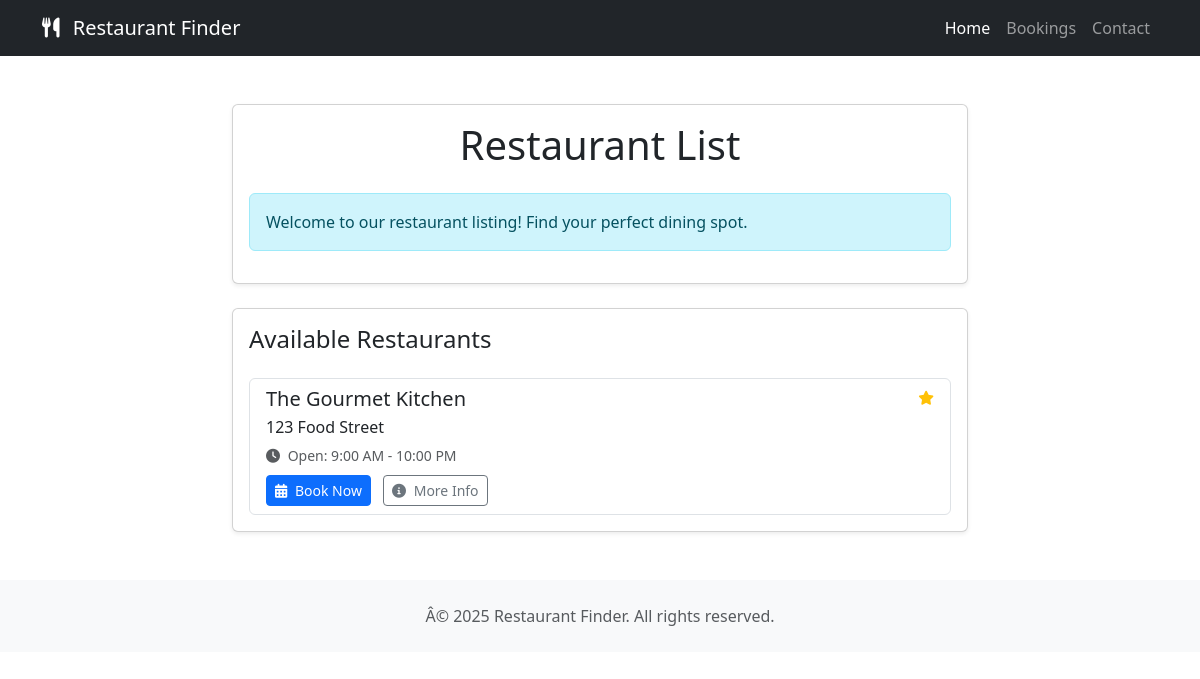
/, run on an earlier commit of the app's database.
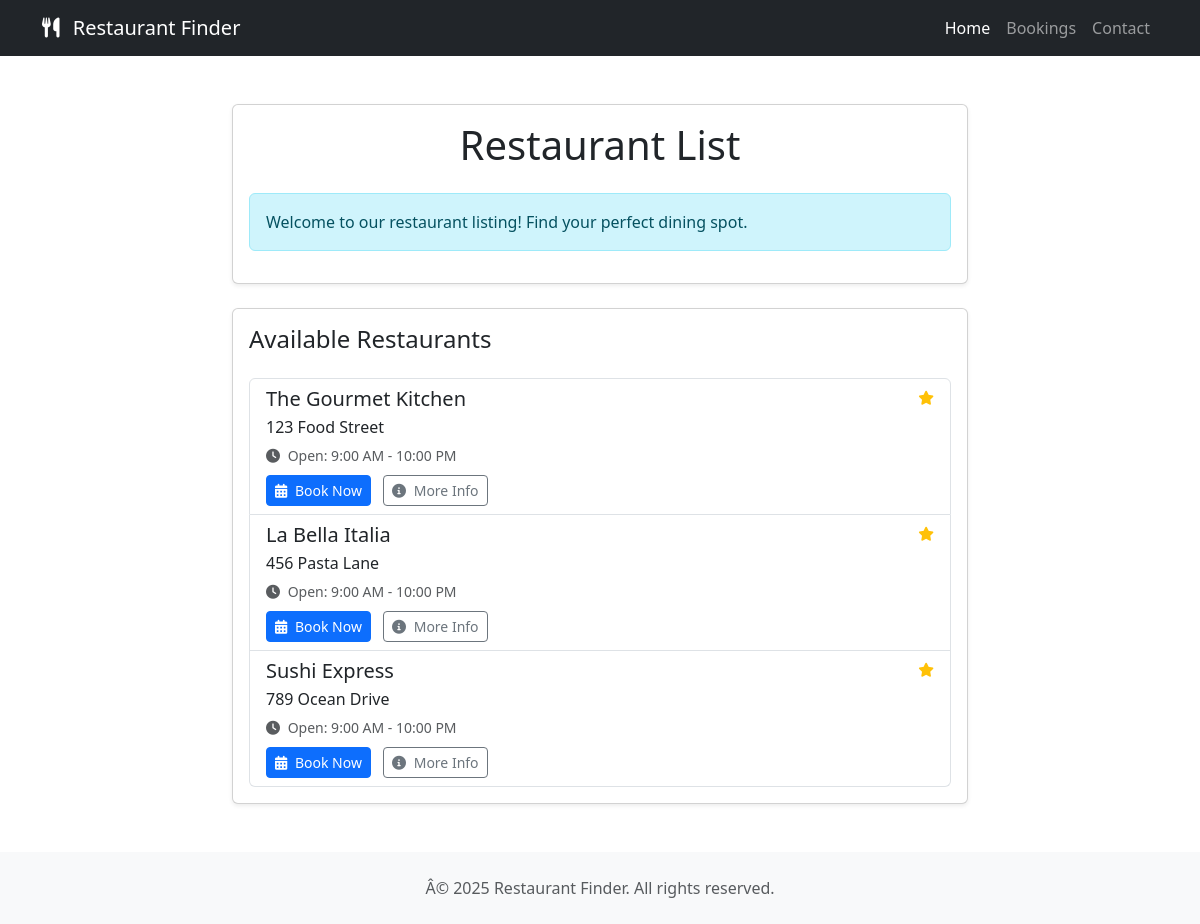
And on a later commit of the database.
### restaurant/models.py (models this page shows, shortened)
class Restaurant(models.Model):
    name = models.CharField(max_length=100)
    address = models.CharField(max_length=200)
    description = models.TextField(blank=True)
    opening_time = models.TimeField(default=datetime.strptime('09:00', '%H:%M').time())
    closing_time = models.TimeField(default=datetime.strptime('22:00', '%H:%M').time())
    capacity = models.IntegerField(default=50)
    contact_number = models.CharField(max_length=20)
    email = models.EmailField()

### restaurant/views.py (the view)
# urls.py: path('', views.restaurant_list, name='restaurant_list'),
def restaurant_list(request):
    print("\n=== Restaurant List View Debug ===")
    print(f"Request Path: {request.path}")
    print(f"Request Method: {request.method}")
    print(f"Content Type: {request.content_type}")
    restaurants = Restaurant.objects.all()
    print(f"Found {restaurants.count()} restaurants in database")
    if restaurants.exists():
        print("Restaurant names:")
        for r in restaurants:
            print(f"- {r.name}")
    else:
        print("No restaurants found in database")
    print("Attempting to render template: restaurant_list.html")
    print("=== End Debug ===\n")
    return render(request, 'restaurant/restaurant_list.html', {'restaurants': restaurants})

### restaurant/templates/restaurant/restaurant_list.html (shortened to what this page needs)
<!DOCTYPE html>
<html lang="en">
<head>
    <link href="https://cdnjs.cloudflare.com/ajax/libs/bootstrap/5.3.2/css/bootstrap.min.css" rel="stylesheet">
    <link href="https://cdnjs.cloudflare.com/ajax/libs/font-awesome/6.0.0/css/all.min.css" rel="stylesheet">
</head>
<body>
    <nav class="navbar navbar-expand-lg navbar-dark bg-dark">
        <div class="container">
            <a class="navbar-brand" href="#">
                <i class="fas fa-utensils me-2"></i>
                Restaurant Finder
            </a>
            <div class="collapse navbar-collapse" id="navbarNav">
                <ul class="navbar-nav ms-auto">
                    <li class="nav-item">
                        <a class="nav-link active" href="#">Home</a>
                    </li>
                    <li class="nav-item">
                        <a class="nav-link" href="#">Bookings</a>
                    </li>
                    <li class="nav-item">
                        <a class="nav-link" href="#">Contact</a>
                    </li>
                </ul>
            </div>
        </div>
    </nav>
    <div class="container my-5">
        <div class="row">
            <div class="col-lg-8 mx-auto">
                <div class="card shadow-sm mb-4">
                    <div class="card-body">
                        <h1 class="card-title text-center mb-4">Restaurant List</h1>
                        <div class="alert alert-info">
                            Welcome to our restaurant listing! Find your perfect dining spot.
                        </div>
                    </div>
                </div>
                <div class="card shadow-sm">
                    <div class="card-body">
                        <h2 class="card-title h4 mb-4">Available Restaurants</h2>
                        <div class="list-group">
                            {% for restaurant in restaurants %}
                            <div class="list-group-item list-group-item-action">
                                <div class="d-flex w-100 justify-content-between">
                                    <h5 class="mb-1">{{ restaurant.name }}</h5>
                                    <small class="text-muted">
                                        <i class="fas fa-star text-warning"></i> {{ restaurant.rating }}
                                    </small>
                                </div>
                                <p class="mb-1">{{ restaurant.address }}</p>
                                <small class="text-muted">
                                    <i class="fas fa-clock me-1"></i> Open: 9:00 AM - 10:00 PM
                                </small>
                                <div class="mt-2">
                                    <a href="{% url 'book_restaurant' restaurant.id %}" class="btn btn-primary btn-sm">
                                        <i class="fas fa-calendar-alt me-1"></i> Book Now
                                    </a>
                                    <a href="{% url 'restaurant_detail' restaurant.id %}" class="btn btn-outline-secondary btn-sm ms-2">
                                        <i class="fas fa-info-circle me-1"></i> More Info
                                    </a>
                                </div>
                            </div>
                            {% endfor %}
                        </div>
                    </div>
                </div>
            </div>
        </div>
    </div>
    <footer class="bg-light py-4 mt-5">
        <div class="container text-center">
            <p class="text-muted mb-0">Â© 2025 Restaurant Finder. All rights reserved.</p>
        </div>
    </footer>
</body>
</html>

What changed in the data, as far as the page shows it:
added Restaurant: name "La Bella Italia", address "456 Pasta Lane"
added Restaurant: name "Sushi Express", address "789 Ocean Drive"
